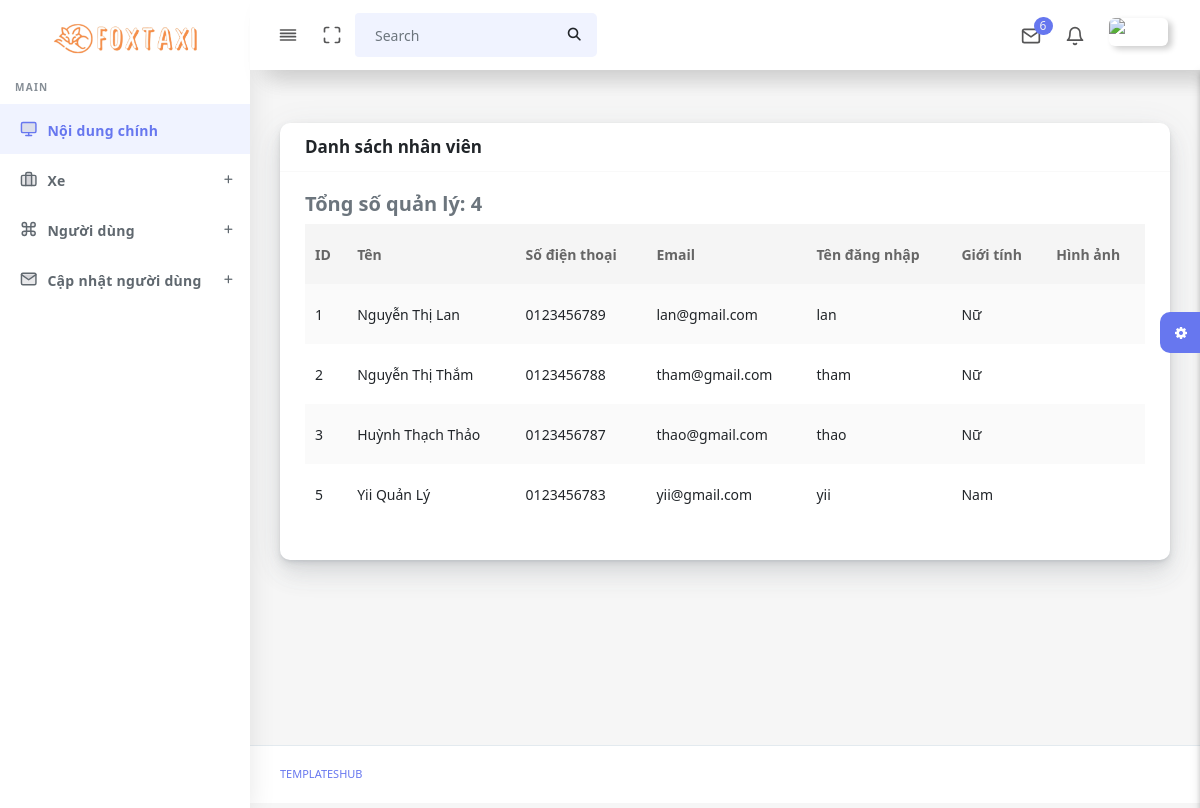
Page /admin/thongtinquanly.php on the committed database.
### tables this page shows
CREATE TABLE `nhanvien` (
  `NV_ID` int(11) NOT NULL,
  `QH_MA` int(11) DEFAULT NULL,
  `VT_MA` int(11) DEFAULT NULL,
  `NV_TEN` varchar(50) NOT NULL,
  `NV_SDT` varchar(10) NOT NULL,
  `NV_EMAIL` varchar(30) NOT NULL,
  `NV_USERNAME` varchar(30) NOT NULL,
  `NV_PASSWORD` varchar(100) NOT NULL,
  `NV_GIOITINH` tinyint(1) NOT NULL,
  `NV_HINHANH` char(200) DEFAULT NULL
);

### admin/thongtinquanly.php (the view, shortened to what this page needs)
<!DOCTYPE html>
<html lang="en">
<?php
  include("connect.php");
  include('head.php');
?>
<body>
  <div id="app">
    <div class="main-wrapper main-wrapper-1">
      <div class="navbar-bg"></div>
      <nav class="navbar navbar-expand-lg main-navbar sticky">
        <div class="form-inline mr-auto">
          <ul class="navbar-nav mr-3">
            <li><a href="#" data-toggle="sidebar" class="nav-link nav-link-lg
									collapse-btn"> <i data-feather="align-justify"></i></a></li>
            <li><a href="#" class="nav-link nav-link-lg fullscreen-btn">
              </a></li>
            <li>
              <form class="form-inline mr-auto">
                <div class="search-element">
                  <button class="btn" type="submit">
                  </button>
                </div>
              </form>
            </li>
          </ul>
        </div>
        <ul class="navbar-nav navbar-right">
          <li class="dropdown dropdown-list-toggle"><a href="#" data-toggle="dropdown"
              class="nav-link nav-link-lg message-toggle"><i data-feather="mail"></i>
              <span class="badge headerBadge1">
                6 </span> </a>
          </li>
          <li class="dropdown dropdown-list-toggle"><a href="#" data-toggle="dropdown"
              class="nav-link notification-toggle nav-link-lg"><i data-feather="bell" class="bell"></i>
            </a>
          </li>
          <li class="dropdown"><a href="#" data-toggle="dropdown"
              class="nav-link dropdown-toggle nav-link-lg nav-link-user"> <img alt="image" src="assets/img/user.png"
                class="user-img-radious-style"> <span class="d-sm-none d-lg-inline-block"></span></a>
          </li>
        </ul>
      </nav>
      <?php
        include('navbar.php');
        include('sidebar.php');
      ?>
      <div class="main-content">
        <section class="section">
          <div class="section-body">
            <div class="row">
            <div class="col-12">
        <div class="card">
            <div class="card-header">
                <h4>Danh sách nhân viên</h4>
            </div>
            <div class="card-body">
    <div class="table-responsive">
        <table class="table table-striped table-hover" id="tableExport" style="width:100%;">
            <thead>
                <tr><th>ID</th>
                    <th>Tên</th>
                    <th>Số điện thoại</th>
                    <th>Email</th>
                    <th>Tên đăng nhập</th>
                    <th>Giới tính</th>
                    <th>Hình ảnh</th>
                </tr>
            </thead>
            <tbody>
                <?php
                $sql = "SELECT nv_id, nv_ten, nv_sdt, nv_email, nv_username, nv_gioitinh, nv_hinhanh FROM nhanvien
                WHERE vt_ma = 2";
                $result = $conn->query($sql);
                if ($result->num_rows > 0) {
                    while ($row = $result->fetch_assoc()) {
                        echo "<tr>";
                        echo "<td>" . $row["nv_id"] . "</td>";
                        echo "<td>" . $row["nv_ten"] . "</td>";
                        echo "<td>" . $row["nv_sdt"] . "</td>";
                        echo "<td>" . $row["nv_email"] . "</td>";
                        echo "<td>" . $row["nv_username"] . "</td>";
                        echo "<td>";
                        if ($row["nv_gioitinh"] == 1) {
                            echo "Nam";
                        } elseif ($row["nv_gioitinh"] == 0) {
                            echo "Nữ";
                        } else {
                            echo "Không xác định";
                        }
                        echo "</td>";
                        echo '<td>';
            echo '</td>';
            echo "</tr>";
        }
        $totalEmployees = $result->num_rows;
        echo "<h5>Tổng số quản lý: $totalEmployees</h5>";
    } else {
        echo "Không có dữ liệu nhân viên.";
    }
                ?>
            </tbody>
        </table>
    </div>
</div>
        </div>
    </div>
            </div>
          </div>
        </section>
        <div class="settingSidebar">
          <a href="javascript:void(0)" class="settingPanelToggle"> <i class="fa fa-spin fa-cog"></i>
          </a>
        </div>
      </div>
      <footer class="main-footer">
        <div class="footer-left">
          <a href="templateshub.net">Templateshub</a></a>
        </div>
      </footer>
    </div>
  </div>
</body>
</html>

### rows in the picture
nhanvien: NV_ID "1", NV_TEN "Nguyễn Thị Lan", NV_SDT "0123456789", NV_EMAIL "lan@gmail.com", NV_USERNAME "lan", NV_GIOITINH "Nữ"
nhanvien: NV_ID "2", NV_TEN "Nguyễn Thị Thắm", NV_SDT "0123456788", NV_EMAIL "tham@gmail.com", NV_USERNAME "tham", NV_GIOITINH "Nữ"
nhanvien: NV_ID "3", NV_TEN "Huỳnh Thạch Thảo", NV_SDT "0123456787", NV_EMAIL "thao@gmail.com", NV_USERNAME "thao", NV_GIOITINH "Nữ"
nhanvien: NV_ID "5", NV_TEN "Yii Quản Lý", NV_SDT "0123456783", NV_EMAIL "yii@gmail.com", NV_USERNAME "yii", NV_GIOITINH "Nam"

### other values in the picture
$totalEmployees "4"
